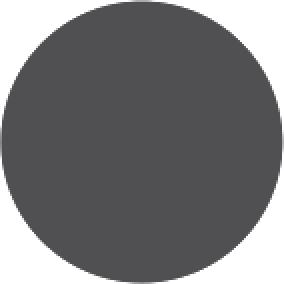
#> input picture addons/gut/images/eyey.png, 142 x 142 px (shown 2 times larger)
$ python cut_spells.py ../../../../../addons/gut/images/eyey.png ../../../../../addons/gut/images/eyey.png
#> lines starting #> are read from the running program, lines starting #| are printed output that depends on the picture; after the words box and inside, x2 and y2 are one past the last pixel; in counts of white or black regions, pixels touching at a corner belong together
"""Cut take N's round spell frames: outer circle and window circle found from the picture, both made clear.

    python cut_spells.py <in.png> <out.png> [cx cy R r_win]

The card is the largest non-background blob; its outer circle is fitted from the blob's extent, the window is
the dark slate area connected to the centre. Out: 1000 x 1000 RGBA, circle filling it, glow dropped.
"""
import sys

import numpy as np
from PIL import Image, ImageDraw
from scipy import ndimage as ndi

src, dst = sys.argv[1], sys.argv[2]
if len(sys.argv) == 7:
    pass
im = Image.open(src).convert("RGB")
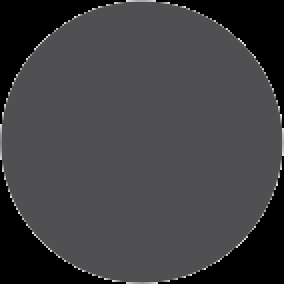
#> im: PIL image 142x142 RGB (shown 2 times larger); mean R, G, B 64.2, 63.4, 65
a = np.asarray(im).astype(int)
bg = np.median(np.concatenate([a[:20].reshape(-1, 3), a[-20:].reshape(-1, 3)]), 0)
#> bg = [0, 0, 0]
# lead is brighter than the background; glow is reddish, so use brightness of the min channel for the rim
diff = np.abs(a - bg).sum(2)
solid = diff > 60
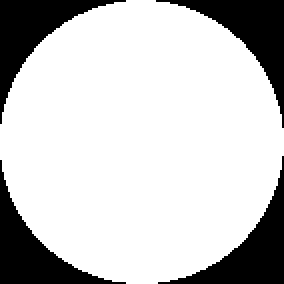
#> solid: shape (142, 142) bool (shown 2 times larger); 78.4% white; 4 black regions, box (x1, y1, x2, y2) and area: (78, 0, 142, 64) 1102, (79, 78, 142, 142) 1095, (0, 0, 63, 62) 1082, (0, 80, 63, 142) 1074
lab, n = ndi.label(solid)
#> n = 1
sizes = ndi.sum(solid, lab, range(1, n + 1))
#> sizes = [15811]
card = ndi.binary_fill_holes(lab == (np.argmax(sizes) + 1))
ys, xs = np.where(card)
#> ys = 15811 values from 0 to 141; xs = 15811 values, max 141 at index 7045, min 0 at index 6622, mean 70.36
# fit the circle on the upper half only (no glow up there)
top = ys.min()
#> top = 0
cx = (xs[ys < top + 40].mean())
#> cx = 70.34
left, right = xs.min(), xs.max()
#> left = 0; right = 141
cx = (left + right) / 2 if abs((left + right) / 2 - cx) < 10 else cx
#> cx = 70.5
# radius from the top edge: the top of the circle is not touched by glow
r_top = None
upper = card[: int(top + 0.5 * (ys.max() - top))]
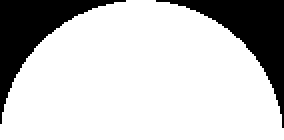
#> upper: shape (70, 142) bool (shown 2 times larger); 78% white; 2 black regions, box (x1, y1, x2, y2) and area: (78, 0, 142, 64) 1102, (0, 0, 63, 62) 1082
uy, ux = np.where(upper)
#> uy = 7756 values from 0 to 69; ux = 7756 values, max 141 at index 7045, min 0 at index 6622, mean 70.36
cy_guess = top + (right - left) / 2
#> cy_guess = 70.5
R = (right - left) / 2
#> R = 70.5
cy = top + R
#> cy = 70.5
# window: dark slate connected to the image centre; its centre is the card's centre
h, w = card.shape
#> h = 142; w = 142
c = a[h // 2 - 5:h // 2 + 5, w // 2 - 5:w // 2 + 5].reshape(-1, 3)
#> c = 100 rows, first 8: [80, 79, 81], [80, 79, 81], [80, 79, 81], [80, 79, 81], [80, 79, 81], [80, 79, 81], [80, 79, 81], [80, 79, 81]
wcol = np.median(c, 0)
#> wcol = [80, 79, 81]
win = np.abs(a - wcol).sum(2) < 30
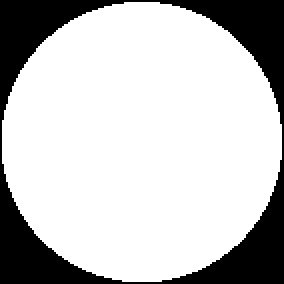
#> win: shape (142, 142) bool (shown 2 times larger); 76.7% white; 1 black region, box (x1, y1, x2, y2) and area: (0, 0, 142, 142) 4702
lab, _ = ndi.label(win)
win = ndi.binary_fill_holes(lab == lab[h // 2, w // 2])
wy, wx = np.where(win)
#> wy = 15462 values from 1 to 140; wx = 15462 values, max 140 at index 6603, min 1 at index 6186, mean 70.38
cx, cy = (wx.max() + wx.min()) / 2, (wy.max() + wy.min()) / 2
r_win = ((wx.max() - wx.min()) + (wy.max() - wy.min())) / 4
#> r_win = 69.5
# outer radius from the top of the card (no glow up there)
R = cy - top
if len(sys.argv) == 7:  # fit from another take of the same guide: cx cy R r_win
    cx, cy, R, r_win = (float(v) for v in sys.argv[3:7])
print(f"outer centre ({cx:.1f}, {cy:.1f}) r {R:.1f}; window r {r_win:.1f} ({r_win / R:.3f} of outer)")
#| outer centre (70.5, 70.5) r 70.5; window r 69.5 (0.986 of outer)

S = 4
size = 1000
k = size / (2 * R)
#> k = 7.09
crop = im.crop((int(cx - R), int(cy - R), int(cx + R), int(cy + R))).resize((size, size), Image.LANCZOS)
mask = Image.new("L", (size * S, size * S), 0)
#> mask: PIL image 4000x4000 L; every value is 0
d = ImageDraw.Draw(mask)
inset = 3 * S
d.ellipse((inset, inset, size * S - inset, size * S - inset), fill=255)
mask = mask.resize((size, size), Image.LANCZOS)
#> mask: PIL image 1000x1000 L
# the window: slate-coloured pixels connected to the centre, inside the window circle plus a margin, so an
# ornament that reaches into the window stays part of the frame
ca = np.asarray(crop).astype(int)
yy, xx = np.mgrid[0:size, 0:size]
inside = (xx - size / 2) ** 2 + (yy - size / 2) ** 2 < (r_win * k + 8) ** 2
#> inside: shape (1000, 1000) bool; 78.8% white; 4 black regions, box (x1, y1, x2, y2) and area: (0, 0, 470, 470) 53446, (531, 0, 1000, 457) 52976, (0, 531, 457, 1000) 52976, (544, 544, 1000, 1000) 52507
slate = (np.abs(ca - wcol).sum(2) < 45) & inside
#> slate: shape (1000, 1000) bool; 77% white; 126 black regions (43 under 20 px), largest, box (x1, y1, x2, y2) and area: (0, 0, 1000, 1000) 173134, (544, 544, 1000, 1000) 53729, (448, 12, 484, 16) 89
lab, _ = ndi.label(slate)
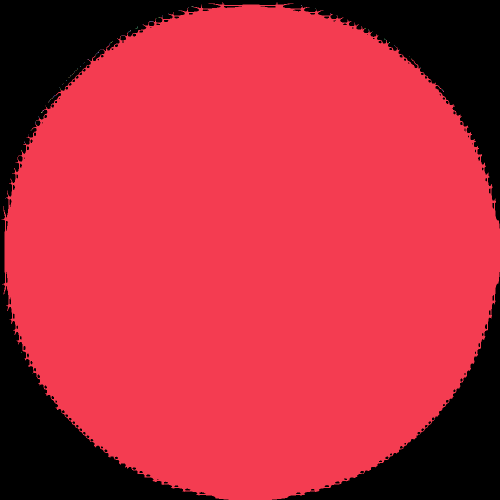
#> lab: shape (1000, 1000) int32 (shown at 1/2 size); 106 distinct labels, from 0 to 105; one colour per label, 0 black
win_m = ndi.binary_fill_holes(lab == lab[size // 2, size // 2])
#> win_m: shape (1000, 1000) bool; 77.3% white; 2 black regions, box (x1, y1, x2, y2) and area: (0, 0, 1000, 1000) 173317, (544, 544, 1000, 1000) 53732
win_m = ndi.binary_dilation(win_m, iterations=2) & inside
#> win_m: shape (1000, 1000) bool; 78% white; 4 black regions (1 under 20 px), largest, box (x1, y1, x2, y2) and area: (0, 0, 1000, 1000) 167244, (544, 544, 1000, 1000) 52808, (38, 314, 43, 321) 33
win_img = Image.fromarray((win_m * 255).astype(np.uint8)).resize((size * 2, size * 2), Image.BILINEAR).resize((size, size), Image.LANCZOS)
mask = Image.fromarray((np.asarray(mask).astype(float) * (1 - np.asarray(win_img) / 255)).astype(np.uint8))
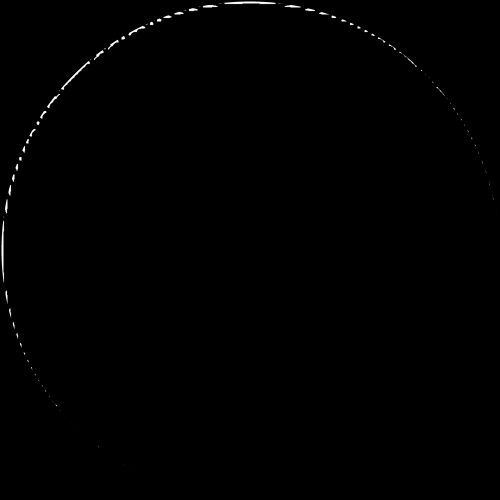
#> mask: PIL image 1000x1000 L (shown at 1/2 size); min 0, max 255, mean 0.8
out = crop.convert("RGBA")
out.putalpha(mask)
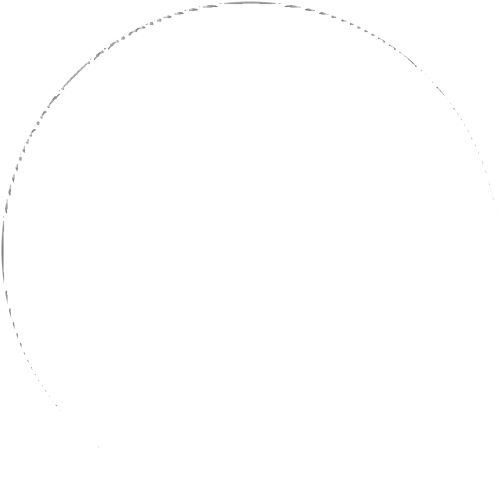
#> out: PIL image 1000x1000 RGBA (shown at 1/2 size); mean R, G, B, A 65.1, 64.3, 65.9, 0.8; transparent parts drawn white
out.save(dst)
